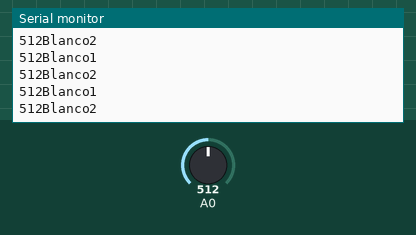
The sketch below on a simulated Arduino Uno, built with avr-gcc and run on an emulated ATmega328P. Parts: the last lines printed to the serial monitor. The test bench sets the inputs (shaded band); at power-on: A0 = 512.

Above: at 1.2 s.
1.3 s: A0 set to 785
At 1.36 s:
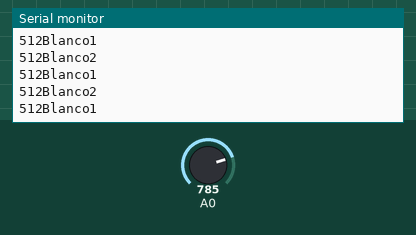
2.8 s: A0 set to 814
At 2.96 s:
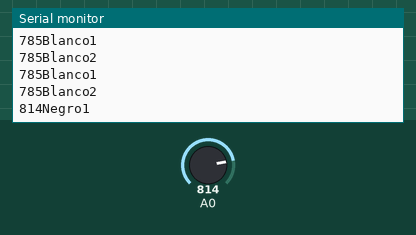

The sketch:

sketch_nov20a.ino
```cpp
void setup() {
Serial.begin(9600);  // put your setup code here, to run once:

}

void loop() {
  int CNY1=analogRead(A0);// put your main code here, to run repeatedly:
Serial.print(CNY1);
if(CNY1<800) Serial.println("Blanco1");
else Serial.println("Negro1");
delay(200);
int CNY2=analogRead(A0);// put your main code here, to run repeatedly:
Serial.print(CNY2);
if(CNY2<800) Serial.println("Blanco2");
else Serial.println("Negro2");
delay(200);


}
```

Measured:
- the behaviour switches between 799 and 800 on A0 (found by bisection; images 1 and 2)
- after the input at 2.8 s, the serial monitor: prints a new line at once (image 2)
